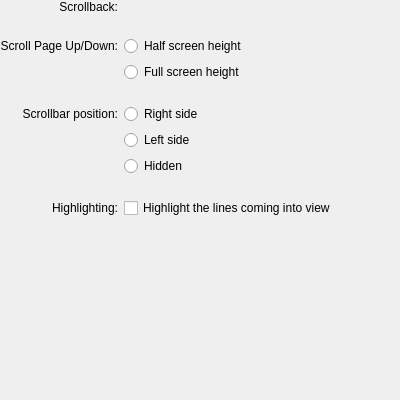
<?xml version="1.0" encoding="UTF-8"?>
<ui version="4.0">
 <class>EditProfileScrollingPage</class>
 <widget class="QWidget" name="EditProfileScrollingPage">
  <property name="geometry">
   <rect>
    <x>0</x>
    <y>0</y>
    <width>400</width>
    <height>400</height>
   </rect>
  </property>
  <layout class="QVBoxLayout" name="verticalLayout">
   <property name="spacing">
    <number>0</number>
   </property>
   <property name="leftMargin">
    <number>0</number>
   </property>
   <property name="topMargin">
    <number>0</number>
   </property>
   <property name="rightMargin">
    <number>0</number>
   </property>
   <property name="bottomMargin">
    <number>0</number>
   </property>
   <item>
    <layout class="QGridLayout">
     <property name="spacing">
      <number>6</number>
     </property>
     <item row="0" column="0" alignment="Qt::AlignRight|Qt::AlignTop">
      <widget class="QLabel" name="historySizeLabel">
       <property name="sizePolicy">
        <sizepolicy hsizetype="Fixed" vsizetype="Fixed">
         <horstretch>0</horstretch>
         <verstretch>0</verstretch>
        </sizepolicy>
       </property>
       <property name="text">
        <string>Scrollback:</string>
       </property>
       <property name="alignment">
        <set>Qt::AlignRight|Qt::AlignTrailing|Qt::AlignVCenter</set>
       </property>
      </widget>
     </item>
     <item row="0" column="1">
      <widget class="Konsole::HistorySizeWidget" name="historySizeWidget" native="true">
       <property name="sizePolicy">
        <sizepolicy hsizetype="Expanding" vsizetype="Preferred">
         <horstretch>0</horstretch>
         <verstretch>0</verstretch>
        </sizepolicy>
       </property>
      </widget>
     </item>
     <item row="1" column="1">
      <spacer>
       <property name="orientation">
        <enum>Qt::Vertical</enum>
       </property>
       <property name="sizeType">
        <enum>QSizePolicy::Fixed</enum>
       </property>
       <property name="sizeHint" stdset="0">
        <size>
         <width>20</width>
         <height>16</height>
        </size>
       </property>
      </spacer>
     </item>
     <item row="2" column="0" alignment="Qt::AlignRight">
      <widget class="QLabel" name="label_2">
       <property name="sizePolicy">
        <sizepolicy hsizetype="Fixed" vsizetype="Preferred">
         <horstretch>0</horstretch>
         <verstretch>0</verstretch>
        </sizepolicy>
       </property>
       <property name="text">
        <string>Scroll Page Up/Down:</string>
       </property>
       <property name="alignment">
        <set>Qt::AlignRight|Qt::AlignTrailing|Qt::AlignVCenter</set>
       </property>
      </widget>
     </item>
     <item row="2" column="1">
      <widget class="QRadioButton" name="scrollHalfPage">
       <property name="sizePolicy">
        <sizepolicy hsizetype="Preferred" vsizetype="Fixed">
         <horstretch>0</horstretch>
         <verstretch>0</verstretch>
        </sizepolicy>
       </property>
       <property name="toolTip">
        <string>Scroll the page the half height of window</string>
       </property>
       <property name="text">
        <string>Half screen height</string>
       </property>
       <attribute name="buttonGroup">
        <string notr="true">scrollAmount</string>
       </attribute>
      </widget>
     </item>
     <item row="3" column="1">
      <widget class="QRadioButton" name="scrollFullPage">
       <property name="toolTip">
        <string>Scroll the page the full height of window</string>
       </property>
       <property name="text">
        <string>Full screen height</string>
       </property>
       <attribute name="buttonGroup">
        <string notr="true">scrollAmount</string>
       </attribute>
      </widget>
     </item>
     <item row="4" column="1">
      <spacer>
       <property name="orientation">
        <enum>Qt::Vertical</enum>
       </property>
       <property name="sizeType">
        <enum>QSizePolicy::Fixed</enum>
       </property>
       <property name="sizeHint" stdset="0">
        <size>
         <width>20</width>
         <height>16</height>
        </size>
       </property>
      </spacer>
     </item>
     <item row="5" column="0" alignment="Qt::AlignRight|Qt::AlignVCenter">
      <widget class="QLabel" name="label">
       <property name="sizePolicy">
        <sizepolicy hsizetype="Fixed" vsizetype="Preferred">
         <horstretch>0</horstretch>
         <verstretch>0</verstretch>
        </sizepolicy>
       </property>
       <property name="text">
        <string>Scrollbar position:</string>
       </property>
       <property name="alignment">
        <set>Qt::AlignRight|Qt::AlignTrailing|Qt::AlignVCenter</set>
       </property>
      </widget>
     </item>
     <item row="5" column="1">
      <widget class="QRadioButton" name="scrollBarRightButton">
       <property name="toolTip">
        <string>Show the scroll bar on the right side of the terminal window</string>
       </property>
       <property name="text">
        <string comment="@option:radio Show scrollbar on the right side">Right side</string>
       </property>
       <attribute name="buttonGroup">
        <string notr="true">scrollBarPosition</string>
       </attribute>
      </widget>
     </item>
     <item row="6" column="1">
      <widget class="QRadioButton" name="scrollBarLeftButton">
       <property name="toolTip">
        <string>Show the scroll bar on the left side of the terminal window</string>
       </property>
       <property name="text">
        <string comment="@option:radio Show scrollbar on the left side">Left side</string>
       </property>
       <attribute name="buttonGroup">
        <string notr="true">scrollBarPosition</string>
       </attribute>
      </widget>
     </item>
     <item row="7" column="1">
      <widget class="QRadioButton" name="scrollBarHiddenButton">
       <property name="text">
        <string comment="@option:radio Hide the scroll bar">Hidden</string>
       </property>
       <attribute name="buttonGroup">
        <string notr="true">scrollBarPosition</string>
       </attribute>
      </widget>
     </item>
     <item row="8" column="1">
      <spacer>
       <property name="orientation">
        <enum>Qt::Vertical</enum>
       </property>
       <property name="sizeType">
        <enum>QSizePolicy::Fixed</enum>
       </property>
       <property name="sizeHint" stdset="0">
        <size>
         <width>20</width>
         <height>16</height>
        </size>
       </property>
      </spacer>
     </item>
     <item row="9" column="0" alignment="Qt::AlignRight|Qt::AlignVCenter">
      <widget class="QLabel" name="label">
       <property name="sizePolicy">
        <sizepolicy hsizetype="Fixed" vsizetype="Preferred">
         <horstretch>0</horstretch>
         <verstretch>0</verstretch>
        </sizepolicy>
       </property>
       <property name="text">
        <string>Highlighting:</string>
       </property>
       <property name="alignment">
        <set>Qt::AlignRight|Qt::AlignTrailing|Qt::AlignVCenter</set>
       </property>
      </widget>
     </item>
     <item row="9" column="1">
      <widget class="QCheckBox" name="highlightScrolledLinesButton">
       <property name="text">
        <string>Highlight the lines coming into view</string>
       </property>
      </widget>
     </item>
    </layout>
   </item>
   <item>
    <spacer>
     <property name="orientation">
      <enum>Qt::Vertical</enum>
     </property>
     <property name="sizeHint" stdset="0">
      <size>
       <width>20</width>
       <height>0</height>
      </size>
     </property>
    </spacer>
   </item>
  </layout>
 </widget>
 <customwidgets>
  <customwidget>
   <class>Konsole::HistorySizeWidget</class>
   <extends>QWidget</extends>
   <header>widgets/HistorySizeWidget.h</header>
  </customwidget>
 </customwidgets>
 <resources/>
 <connections/>
 <buttongroups>
  <buttongroup name="scrollBarPosition"/>
  <buttongroup name="scrollAmount"/>
 </buttongroups>
</ui>
